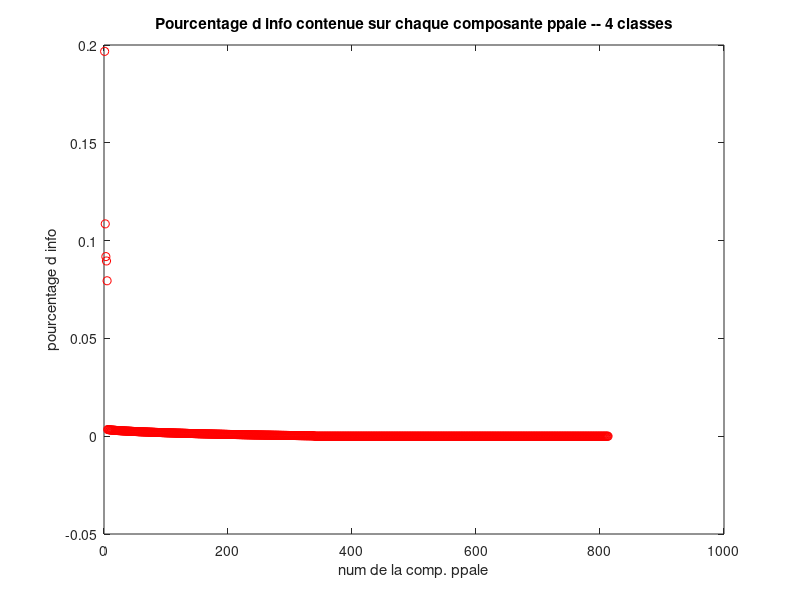
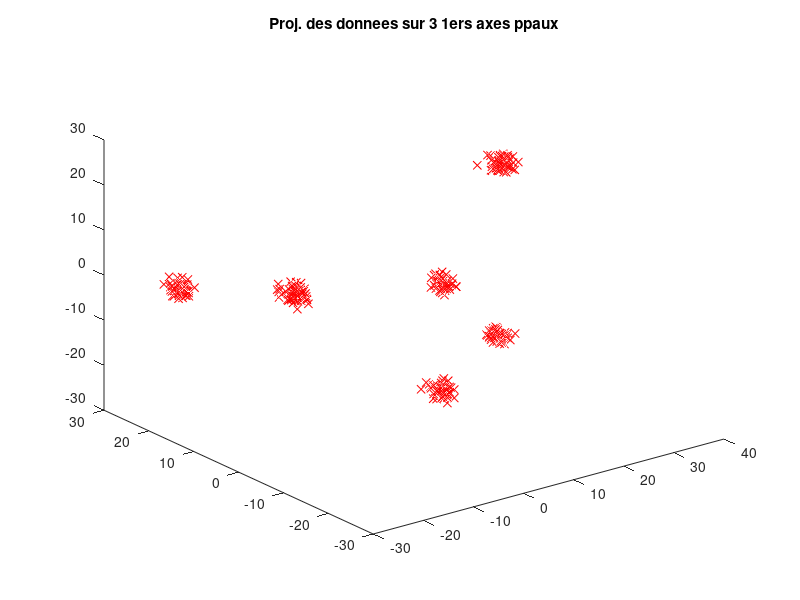
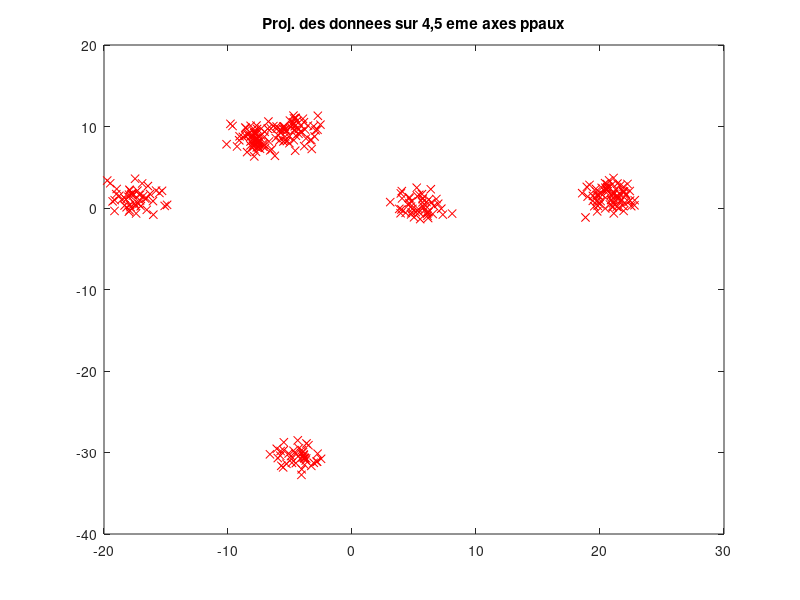

The MATLAB source for these figures, in order:
clear variables
close all

% chargement du jeu de donnees
load('dataset.mat')

X=X';%On fait les memes calculs sur X'

[nb_indiv, nb_param] = size(X);

Xc= X-mean(X);
mat_covX = (1/nb_indiv)*(Xc'*Xc);% Matrice de variance/covariance
[V, D] = eig(mat_covX);%Calcul elements propres

[sorted_vap, I] = sort(diag(D), 'descend');%Tri selon valeur propre décroissante
%Ordonner V et D dans l'odre décroissant des vap
V = V(:,I);
diagD = diag(D);D = diag(diagD(I));
%Calc de X dans nv repère
C = Xc * V;

%Affichage du pourcentage d'information des composantes
pourcentage = diag(D) / sum(diag(D));
plot((1:nb_param), pourcentage, 'ro');

title('Pourcentage d info contenue sur chaque composante ppale -- 4 classes')
xlabel('num de la comp. ppale');ylabel('pourcentage d info');

%VISUALISATION
figure(2),clf, 
grid on
plot3(C(:,1),C(:,2), C(:,3), 'rx');
%plot3(X(1:n1,1),X(1:n1,2), X(1:n1,3), 'rx', X(n1+1:n1+n2,1), X(n1+1:n1+n2,2), X(n1+1:n1+n2,3), 'gx', X(n1+n2+1:n1+n2+n3,1), X(n1+n2+1:n1+n2+n3,2), X(n1+n2+1:n1+n2+n3,3), 'bx', X(n1+n2+n3+1:n,1), X(n1+n2+n3+1:n,2), X(n1+n2+n3+1:n,3), 'mx');
title('Proj. des donnees sur 3 1ers axes ppaux')

figure(3),clf, 
grid on
plot(C(:,4),C(:,5), 'rx');
%plot3(X(1:n1,1),X(1:n1,2), X(1:n1,3), 'rx', X(n1+1:n1+n2,1), X(n1+1:n1+n2,2), X(n1+1:n1+n2,3), 'gx', X(n1+n2+1:n1+n2+n3,1), X(n1+n2+1:n1+n2+n3,2), X(n1+n2+1:n1+n2+n3,3), 'bx', X(n1+n2+n3+1:n,1), X(n1+n2+n3+1:n,2), X(n1+n2+n3+1:n,3), 'mx');
title('Proj. des donnees sur 4,5 eme axes ppaux')

